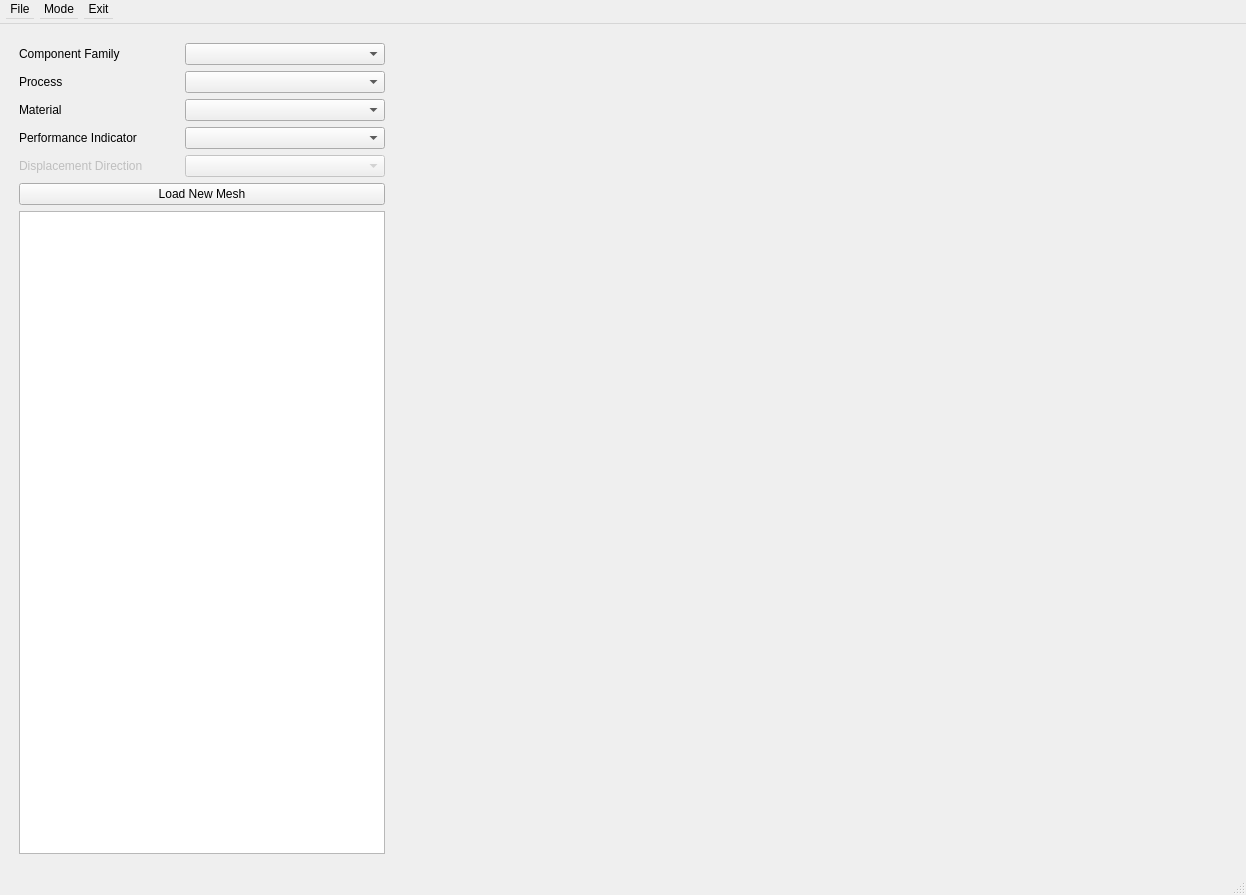
<?xml version="1.0" encoding="UTF-8"?>
<ui version="4.0">
 <class>main_window</class>
 <widget class="QMainWindow" name="main_window">
  <property name="geometry">
   <rect>
    <x>0</x>
    <y>0</y>
    <width>1246</width>
    <height>895</height>
   </rect>
  </property>
  <property name="windowTitle">
   <string>User-Centric Software to Assist Design for Forming</string>
  </property>
  <widget class="QWidget" name="central_widget">
   <property name="enabled">
    <bool>true</bool>
   </property>
   <property name="maximumSize">
    <size>
     <width>16777215</width>
     <height>16777215</height>
    </size>
   </property>
   <layout class="QHBoxLayout" name="horizontalLayout">
    <item>
     <layout class="QGridLayout" name="grid_layout">
      <property name="sizeConstraint">
       <enum>QLayout::SetDefaultConstraint</enum>
      </property>
      <property name="leftMargin">
       <number>10</number>
      </property>
      <property name="topMargin">
       <number>10</number>
      </property>
      <property name="rightMargin">
       <number>10</number>
      </property>
      <property name="bottomMargin">
       <number>10</number>
      </property>
      <item row="3" column="1">
       <widget class="QComboBox" name="indicator_dropdown"/>
      </item>
      <item row="2" column="0">
       <widget class="QLabel" name="material_label">
        <property name="text">
         <string>Material</string>
        </property>
       </widget>
      </item>
      <item row="2" column="1">
       <widget class="QComboBox" name="material_dropdown">
        <property name="maximumSize">
         <size>
          <width>200</width>
          <height>16777215</height>
         </size>
        </property>
       </widget>
      </item>
      <item row="4" column="1">
       <widget class="QComboBox" name="direction_dropdown">
        <property name="enabled">
         <bool>false</bool>
        </property>
       </widget>
      </item>
      <item row="1" column="0">
       <widget class="QLabel" name="process_label">
        <property name="text">
         <string>Process</string>
        </property>
       </widget>
      </item>
      <item row="4" column="0">
       <widget class="QLabel" name="direction_label">
        <property name="enabled">
         <bool>false</bool>
        </property>
        <property name="maximumSize">
         <size>
          <width>160</width>
          <height>16777215</height>
         </size>
        </property>
        <property name="text">
         <string>Displacement Direction</string>
        </property>
       </widget>
      </item>
      <item row="5" column="0" colspan="2">
       <widget class="QPushButton" name="load_mesh_button">
        <property name="enabled">
         <bool>true</bool>
        </property>
        <property name="text">
         <string>Load New Mesh</string>
        </property>
       </widget>
      </item>
      <item row="3" column="0">
       <widget class="QLabel" name="indicator_label">
        <property name="maximumSize">
         <size>
          <width>16777215</width>
          <height>16777215</height>
         </size>
        </property>
        <property name="text">
         <string>Performance Indicator</string>
        </property>
       </widget>
      </item>
      <item row="1" column="1">
       <widget class="QComboBox" name="process_dropdown">
        <property name="maximumSize">
         <size>
          <width>200</width>
          <height>16777215</height>
         </size>
        </property>
       </widget>
      </item>
      <item row="6" column="0" colspan="2">
       <widget class="QTreeView" name="dir_tree">
        <property name="enabled">
         <bool>true</bool>
        </property>
        <property name="maximumSize">
         <size>
          <width>16777215</width>
          <height>16777215</height>
         </size>
        </property>
       </widget>
      </item>
      <item row="0" column="0">
       <widget class="QLabel" name="component_label">
        <property name="text">
         <string>Component Family</string>
        </property>
       </widget>
      </item>
      <item row="0" column="1">
       <widget class="QComboBox" name="component_dropdown"/>
      </item>
      <item row="0" column="2" rowspan="7">
       <widget class="GLViewWidget" name="main_view" native="true">
        <property name="enabled">
         <bool>true</bool>
        </property>
        <property name="minimumSize">
         <size>
          <width>300</width>
          <height>0</height>
         </size>
        </property>
       </widget>
      </item>
      <item row="0" column="3" rowspan="7">
       <widget class="GraphicsLayoutWidget" name="GraphicsLayoutWidget" native="true">
        <property name="maximumSize">
         <size>
          <width>120</width>
          <height>16777215</height>
         </size>
        </property>
       </widget>
      </item>
     </layout>
    </item>
   </layout>
  </widget>
  <widget class="QStatusBar" name="statusbar"/>
  <widget class="QMenuBar" name="menubar">
   <property name="geometry">
    <rect>
     <x>0</x>
     <y>0</y>
     <width>16777214</width>
     <height>24</height>
    </rect>
   </property>
   <property name="minimumSize">
    <size>
     <width>16777214</width>
     <height>24</height>
    </size>
   </property>
   <property name="defaultUp">
    <bool>false</bool>
   </property>
   <property name="nativeMenuBar">
    <bool>false</bool>
   </property>
   <widget class="QMenu" name="menuFile">
    <property name="title">
     <string>File</string>
    </property>
    <addaction name="actionImport_New_Mesh"/>
   </widget>
   <widget class="QMenu" name="menuMode">
    <property name="title">
     <string>Mode</string>
    </property>
    <addaction name="action_newoptimisation"/>
    <addaction name="action_optimisation"/>
    <addaction name="separator"/>
    <addaction name="action_sensitivity"/>
    <addaction name="separator"/>
    <addaction name="action_developer"/>
   </widget>
   <widget class="QMenu" name="menuExit">
    <property name="title">
     <string>Exit</string>
    </property>
    <addaction name="actionExit"/>
   </widget>
   <addaction name="menuFile"/>
   <addaction name="menuMode"/>
   <addaction name="menuExit"/>
  </widget>
  <action name="actionImport_New_Mesh">
   <property name="text">
    <string>Import New Mesh</string>
   </property>
  </action>
  <action name="action_newoptimisation">
   <property name="text">
    <string>New Optimisation</string>
   </property>
  </action>
  <action name="action_sensitivity">
   <property name="text">
    <string>Sensitiity Analysis</string>
   </property>
  </action>
  <action name="action_developer">
   <property name="text">
    <string>Developer</string>
   </property>
  </action>
  <action name="actionExit">
   <property name="text">
    <string>Exit</string>
   </property>
  </action>
  <action name="action_optimisation">
   <property name="text">
    <string>Optimisation Workspace</string>
   </property>
  </action>
 </widget>
 <customwidgets>
  <customwidget>
   <class>GLViewWidget</class>
   <extends>QWidget</extends>
   <header>pyqtgraph.opengl</header>
   <container>1</container>
  </customwidget>
  <customwidget>
   <class>GraphicsLayoutWidget</class>
   <extends>QWidget</extends>
   <header>pyqtgraph</header>
   <container>1</container>
  </customwidget>
 </customwidgets>
 <resources/>
 <connections/>
</ui>
